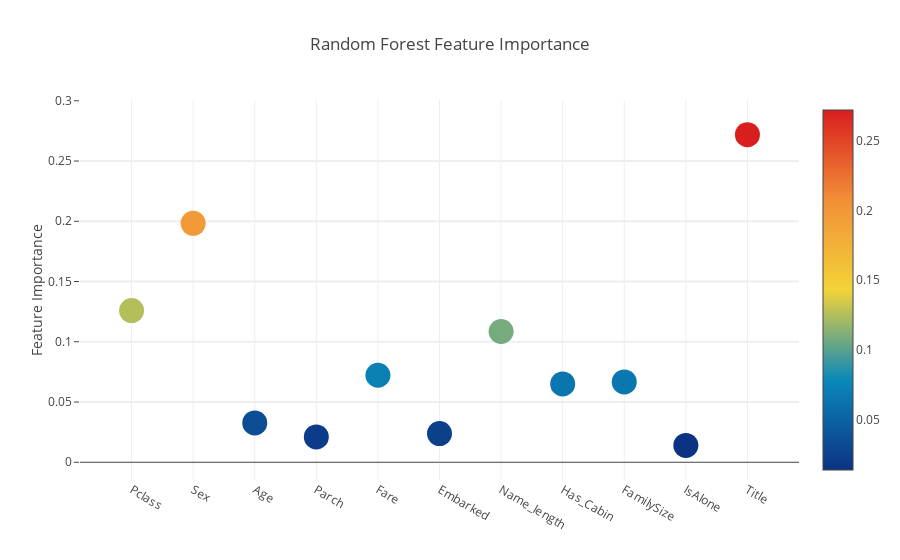
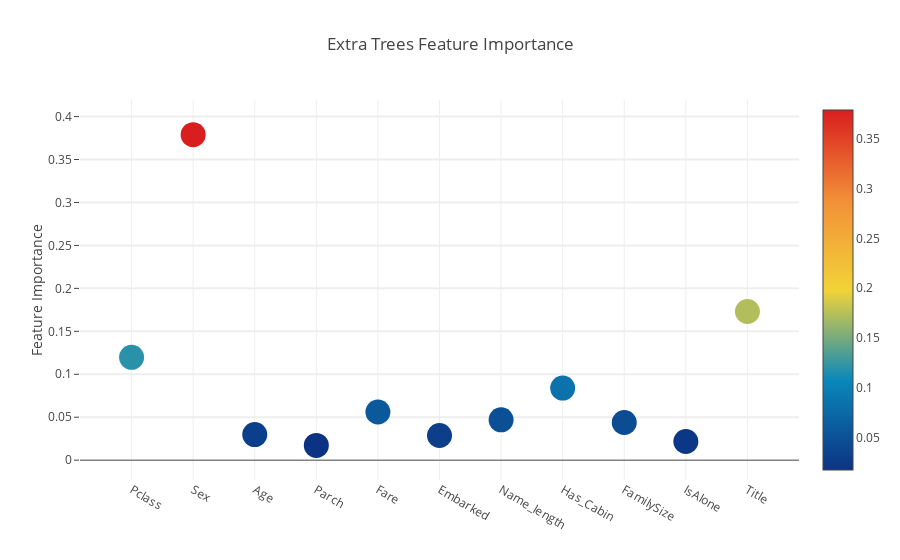
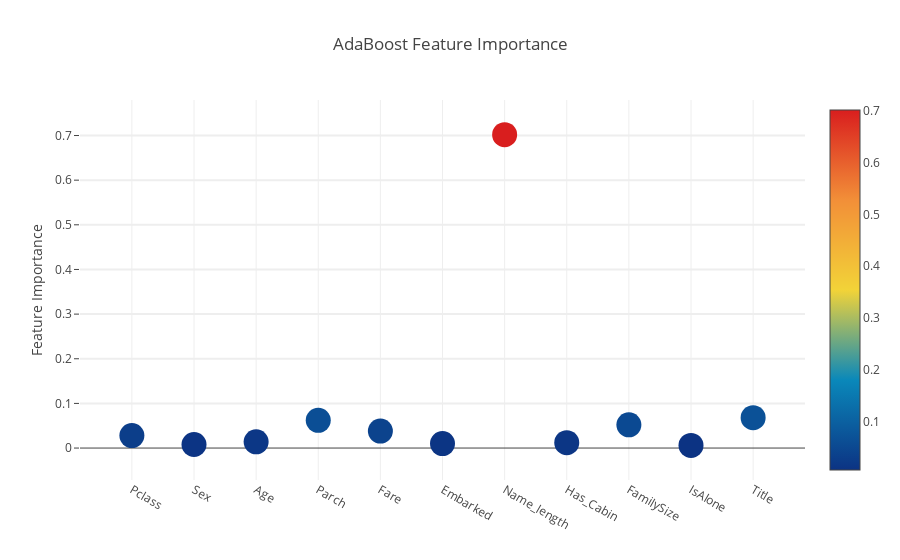
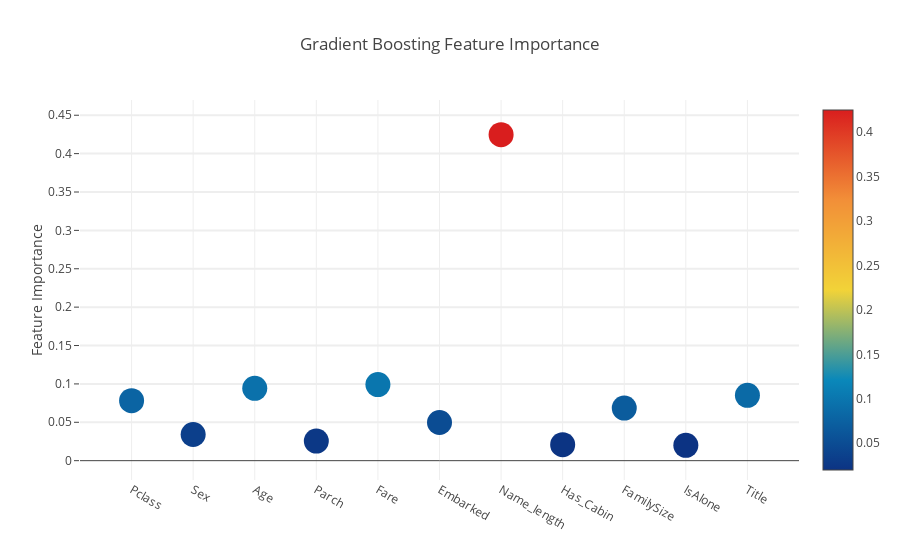

The notebook cell saved with these charts, in order:
### Code cell
# Scatter plot 
trace = go.Scatter(
    y = feature_dataframe['Random Forest feature importances'].values,
    x = feature_dataframe['features'].values,
    mode='markers',
    marker=dict(
        sizemode = 'diameter',
        sizeref = 1,
        size = 25,
#       size= feature_dataframe['AdaBoost feature importances'].values,
        #color = np.random.randn(500), #set color equal to a variable
        color = feature_dataframe['Random Forest feature importances'].values,
        colorscale='Portland',
        showscale=True
    ),
    text = feature_dataframe['features'].values
)
data = [trace]

layout= go.Layout(
    autosize= True,
    title= 'Random Forest Feature Importance',
    hovermode= 'closest',
#     xaxis= dict(
#         title= 'Pop',
#         ticklen= 5,
#         zeroline= False,
#         gridwidth= 2,
#     ),
    yaxis=dict(
        title= 'Feature Importance',
        ticklen= 5,
        gridwidth= 2
    ),
    showlegend= False
)
fig = go.Figure(data=data, layout=layout)
py.iplot(fig,filename='scatter2010')

# Scatter plot 
trace = go.Scatter(
    y = feature_dataframe['Extra Trees feature importances'].values,
    x = feature_dataframe['features'].values,
    mode='markers',
    marker=dict(
        sizemode = 'diameter',
        sizeref = 1,
        size = 25,
#       size= feature_dataframe['AdaBoost feature importances'].values,
        #color = np.random.randn(500), #set color equal to a variable
        color = feature_dataframe['Extra Trees feature importances'].values,
        colorscale='Portland',
        showscale=True
    ),
    text = feature_dataframe['features'].values
)
data = [trace]

layout= go.Layout(
    autosize= True,
    title= 'Extra Trees Feature Importance',
    hovermode= 'closest',
#     xaxis= dict(
#         title= 'Pop',
#         ticklen= 5,
#         zeroline= False,
#         gridwidth= 2,
#     ),
    yaxis=dict(
        title= 'Feature Importance',
        ticklen= 5,
        gridwidth= 2
    ),
    showlegend= False
)
fig = go.Figure(data=data, layout=layout)
py.iplot(fig,filename='scatter2010')

# Scatter plot 
trace = go.Scatter(
    y = feature_dataframe['AdaBoost feature importances'].values,
    x = feature_dataframe['features'].values,
    mode='markers',
    marker=dict(
        sizemode = 'diameter',
        sizeref = 1,
        size = 25,
#       size= feature_dataframe['AdaBoost feature importances'].values,
        #color = np.random.randn(500), #set color equal to a variable
        color = feature_dataframe['AdaBoost feature importances'].values,
        colorscale='Portland',
        showscale=True
    ),
    text = feature_dataframe['features'].values
)
data = [trace]

layout= go.Layout(
    autosize= True,
    title= 'AdaBoost Feature Importance',
    hovermode= 'closest',
#     xaxis= dict(
#         title= 'Pop',
#         ticklen= 5,
#         zeroline= False,
#         gridwidth= 2,
#     ),
    yaxis=dict(
        title= 'Feature Importance',
        ticklen= 5,
        gridwidth= 2
    ),
    showlegend= False
)
fig = go.Figure(data=data, layout=layout)
py.iplot(fig,filename='scatter2010')

# Scatter plot 
trace = go.Scatter(
    y = feature_dataframe['Gradient Boost feature importances'].values,
    x = feature_dataframe['features'].values,
    mode='markers',
    marker=dict(
        sizemode = 'diameter',
        sizeref = 1,
        size = 25,
#       size= feature_dataframe['AdaBoost feature importances'].values,
        #color = np.random.randn(500), #set color equal to a variable
        color = feature_dataframe['Gradient Boost feature importances'].values,
        colorscale='Portland',
        showscale=True
    ),
    text = feature_dataframe['features'].values
)
data = [trace]

layout= go.Layout(
    autosize= True,
    title= 'Gradient Boosting Feature Importance',
    hovermode= 'closest',
#     xaxis= dict(
#         title= 'Pop',
#         ticklen= 5,
#         zeroline= False,
#         gridwidth= 2,
#     ),
    yaxis=dict(
        title= 'Feature Importance',
        ticklen= 5,
        gridwidth= 2
    ),
    showlegend= False
)
fig = go.Figure(data=data, layout=layout)
py.iplot(fig,filename='scatter2010')

### Figure 1 — Plotly figure (JSON) as saved in the notebook; plotly's stock layout.template omitted (floating-point values rounded to 4 significant figures)
{"data": [{"marker": {"color": [0.1259, 0.1983, 0.03262, 0.02105, 0.07222, 0.02377, 0.1085, 0.06504, 0.06665, 0.01401, 0.2719], "colorscale": "Portland", "showscale": true, "size": 25, "sizemode": "diameter", "sizeref": 1}, "mode": "markers", "text": ["Pclass", "Sex", "Age", "Parch", "Fare", "Embarked", "Name_length", "Has_Cabin", "FamilySize", "IsAlone", "Title"], "type": "scatter", "x": ["Pclass", "Sex", "Age", "Parch", "Fare", "Embarked", "Name_length", "Has_Cabin", "FamilySize", "IsAlone", "Title"], "y": [0.1259, 0.1983, 0.03262, 0.02105, 0.07222, 0.02377, 0.1085, 0.06504, 0.06665, 0.01401, 0.2719]}], "layout": {"autosize": true, "hovermode": "closest", "showlegend": false, "title": "Random Forest Feature Importance", "yaxis": {"gridwidth": 2, "ticklen": 5, "title": "Feature Importance"}}}

### Figure 2 — Plotly figure (JSON) as saved in the notebook; plotly's stock layout.template omitted (floating-point values rounded to 4 significant figures)
{"data": [{"marker": {"color": [0.1197, 0.379, 0.02977, 0.01721, 0.0561, 0.02869, 0.04695, 0.08395, 0.04383, 0.02172, 0.1731], "colorscale": "Portland", "showscale": true, "size": 25, "sizemode": "diameter", "sizeref": 1}, "mode": "markers", "text": ["Pclass", "Sex", "Age", "Parch", "Fare", "Embarked", "Name_length", "Has_Cabin", "FamilySize", "IsAlone", "Title"], "type": "scatter", "x": ["Pclass", "Sex", "Age", "Parch", "Fare", "Embarked", "Name_length", "Has_Cabin", "FamilySize", "IsAlone", "Title"], "y": [0.1197, 0.379, 0.02977, 0.01721, 0.0561, 0.02869, 0.04695, 0.08395, 0.04383, 0.02172, 0.1731]}], "layout": {"autosize": true, "hovermode": "closest", "showlegend": false, "title": "Extra Trees Feature Importance", "yaxis": {"gridwidth": 2, "ticklen": 5, "title": "Feature Importance"}}}

### Figure 3 — Plotly figure (JSON) as saved in the notebook; plotly's stock layout.template omitted (floating-point values rounded to 4 significant figures)
{"data": [{"marker": {"color": [0.028, 0.008, 0.014, 0.062, 0.038, 0.01, 0.702, 0.012, 0.052, 0.006, 0.068], "colorscale": "Portland", "showscale": true, "size": 25, "sizemode": "diameter", "sizeref": 1}, "mode": "markers", "text": ["Pclass", "Sex", "Age", "Parch", "Fare", "Embarked", "Name_length", "Has_Cabin", "FamilySize", "IsAlone", "Title"], "type": "scatter", "x": ["Pclass", "Sex", "Age", "Parch", "Fare", "Embarked", "Name_length", "Has_Cabin", "FamilySize", "IsAlone", "Title"], "y": [0.028, 0.008, 0.014, 0.062, 0.038, 0.01, 0.702, 0.012, 0.052, 0.006, 0.068]}], "layout": {"autosize": true, "hovermode": "closest", "showlegend": false, "title": "AdaBoost Feature Importance", "yaxis": {"gridwidth": 2, "ticklen": 5, "title": "Feature Importance"}}}

### Figure 4 — Plotly figure (JSON) as saved in the notebook; plotly's stock layout.template omitted (floating-point values rounded to 4 significant figures)
{"data": [{"marker": {"color": [0.07818, 0.0341, 0.09419, 0.02547, 0.09914, 0.04975, 0.4247, 0.02083, 0.06854, 0.01992, 0.08514], "colorscale": "Portland", "showscale": true, "size": 25, "sizemode": "diameter", "sizeref": 1}, "mode": "markers", "text": ["Pclass", "Sex", "Age", "Parch", "Fare", "Embarked", "Name_length", "Has_Cabin", "FamilySize", "IsAlone", "Title"], "type": "scatter", "x": ["Pclass", "Sex", "Age", "Parch", "Fare", "Embarked", "Name_length", "Has_Cabin", "FamilySize", "IsAlone", "Title"], "y": [0.07818, 0.0341, 0.09419, 0.02547, 0.09914, 0.04975, 0.4247, 0.02083, 0.06854, 0.01992, 0.08514]}], "layout": {"autosize": true, "hovermode": "closest", "showlegend": false, "title": "Gradient Boosting Feature Importance", "yaxis": {"gridwidth": 2, "ticklen": 5, "title": "Feature Importance"}}}
